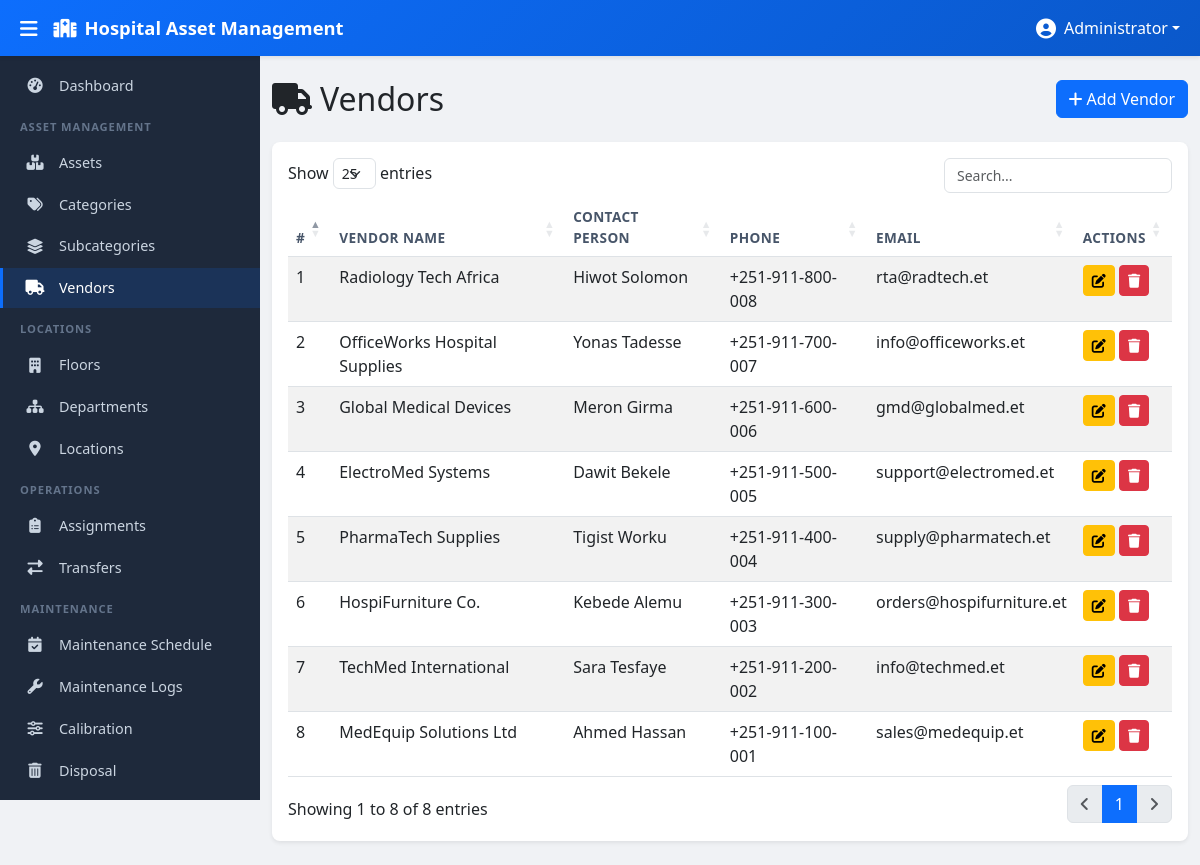
/modules/vendors/index.php (signed in), run on the app's committed database.
### tables this page shows
CREATE TABLE vendors (
    id INT AUTO_INCREMENT PRIMARY KEY,
    vendor_name VARCHAR(200),
    contact_person VARCHAR(150),
    phone VARCHAR(50),
    email VARCHAR(150),
    address TEXT,
    is_deleted TINYINT(1) DEFAULT 0,
    created_at TIMESTAMP DEFAULT CURRENT_TIMESTAMP
);

### modules/vendors/index.php (the view, shortened to what this page needs)
<?php
$pdo = getDBConnection();
$stmt = $pdo->prepare("SELECT * FROM vendors WHERE is_deleted = 0 ORDER BY id DESC");
$stmt->execute();
$vendors = $stmt->fetchAll();
require_once __DIR__ . '/../../views/header.php';
require_once __DIR__ . '/../../views/sidebar.php';
?>
<div class="main-content" id="mainContent">
    <div class="container-fluid py-4">
        <div class="row mb-4">
            <div class="col-12 d-flex justify-content-between align-items-center">
                <h2 class="mb-0"><i class="fas fa-truck me-2"></i>Vendors</h2>
                <a href="create.php" class="btn btn-primary"><i class="fas fa-plus me-1"></i>Add Vendor</a>
            </div>
        </div>
        <div class="card shadow-sm">
            <div class="card-body">
                <table class="table table-striped table-hover datatable">
                    <thead>
                        <tr>
                            <th>#</th>
                            <th>Vendor Name</th>
                            <th>Contact Person</th>
                            <th>Phone</th>
                            <th>Email</th>
                            <th>Actions</th>
                        </tr>
                    </thead>
                    <tbody>
                        <?php foreach ($vendors as $i => $row): ?>
                        <tr>
                            <td><?php echo $i + 1; ?></td>
                            <td><?php echo htmlspecialchars($row['vendor_name'] ?? '', ENT_QUOTES, 'UTF-8'); ?></td>
                            <td><?php echo htmlspecialchars($row['contact_person'] ?? '', ENT_QUOTES, 'UTF-8'); ?></td>
                            <td><?php echo htmlspecialchars($row['phone'] ?? '', ENT_QUOTES, 'UTF-8'); ?></td>
                            <td><?php echo htmlspecialchars($row['email'] ?? '', ENT_QUOTES, 'UTF-8'); ?></td>
                            <td>
                                <a href="edit.php?id=<?php echo $row['id']; ?>" class="btn btn-sm btn-warning"><i class="fas fa-edit"></i></a>
                                <a href="#" class="btn btn-sm btn-danger btn-delete" data-url="delete.php?id=<?php echo $row['id']; ?>" data-name="<?php echo htmlspecialchars($row['vendor_name'] ?? '', ENT_QUOTES, 'UTF-8'); ?>"><i class="fas fa-trash"></i></a>
                            </td>
                        </tr>
                        <?php endforeach; ?>
                    </tbody>
                </table>
            </div>
        </div>
    </div>
</div>
<?php require_once __DIR__ . '/../../views/footer.php'; ?>

### assets/css/style.css (style rules this page uses)
:root { --sidebar-width: 260px; --sidebar-collapsed-width: 0px; --topbar-height: 56px; --primary-color: #0d6efd; --primary-dark: #0a58ca; --secondary-color: #0dcaf0; --sidebar-bg: #1e293b; --sidebar-hover: #334155; --sidebar-active: #0d6efd; --sidebar-text: #cbd5e1; --sidebar-heading: #64748b; --body-bg: #f0f2f5; }
body { font-family: 'Segoe UI', Tahoma, Geneva, Verdana, sans-serif; background-color: var(--body-bg); overflow-x: hidden; }
.main-content { margin-left: var(--sidebar-width); margin-top: var(--topbar-height); min-height: calc(100vh - var(--topbar-height)); transition: margin-left 0.3s ease; }
.card { border: none; border-radius: 0.5rem; box-shadow: 0 1px 3px rgba(0, 0, 0, 0.08); }
.table th { font-weight: 600; font-size: 0.85rem; text-transform: uppercase; letter-spacing: 0.03em; color: #475569; }

### data on the page
vendors: vendor_name "Radiology Tech Africa", contact_person "Hiwot Solomon", phone "+251-911-800-008", email "rta@radtech.et"
vendors: vendor_name "OfficeWorks Hospital Supplies", contact_person "Yonas Tadesse", phone "+251-911-700-007", email "info@officeworks.et"
vendors: vendor_name "Global Medical Devices", contact_person "Meron Girma", phone "+251-911-600-006", email "gmd@globalmed.et"
vendors: vendor_name "ElectroMed Systems", contact_person "Dawit Bekele", phone "+251-911-500-005", email "support@electromed.et"
vendors: vendor_name "PharmaTech Supplies", contact_person "Tigist Worku", phone "+251-911-400-004", email "supply@pharmatech.et"
vendors: vendor_name "HospiFurniture Co.", contact_person "Kebede Alemu", phone "+251-911-300-003", email "orders@hospifurniture.et"
vendors: vendor_name "TechMed International", contact_person "Sara Tesfaye", phone "+251-911-200-002", email "info@techmed.et"
vendors: vendor_name "MedEquip Solutions Ltd", contact_person "Ahmed Hassan", phone "+251-911-100-001", email "sales@medequip.et"

### other printed values
$_SESSION['user_name'] "Administrator"
